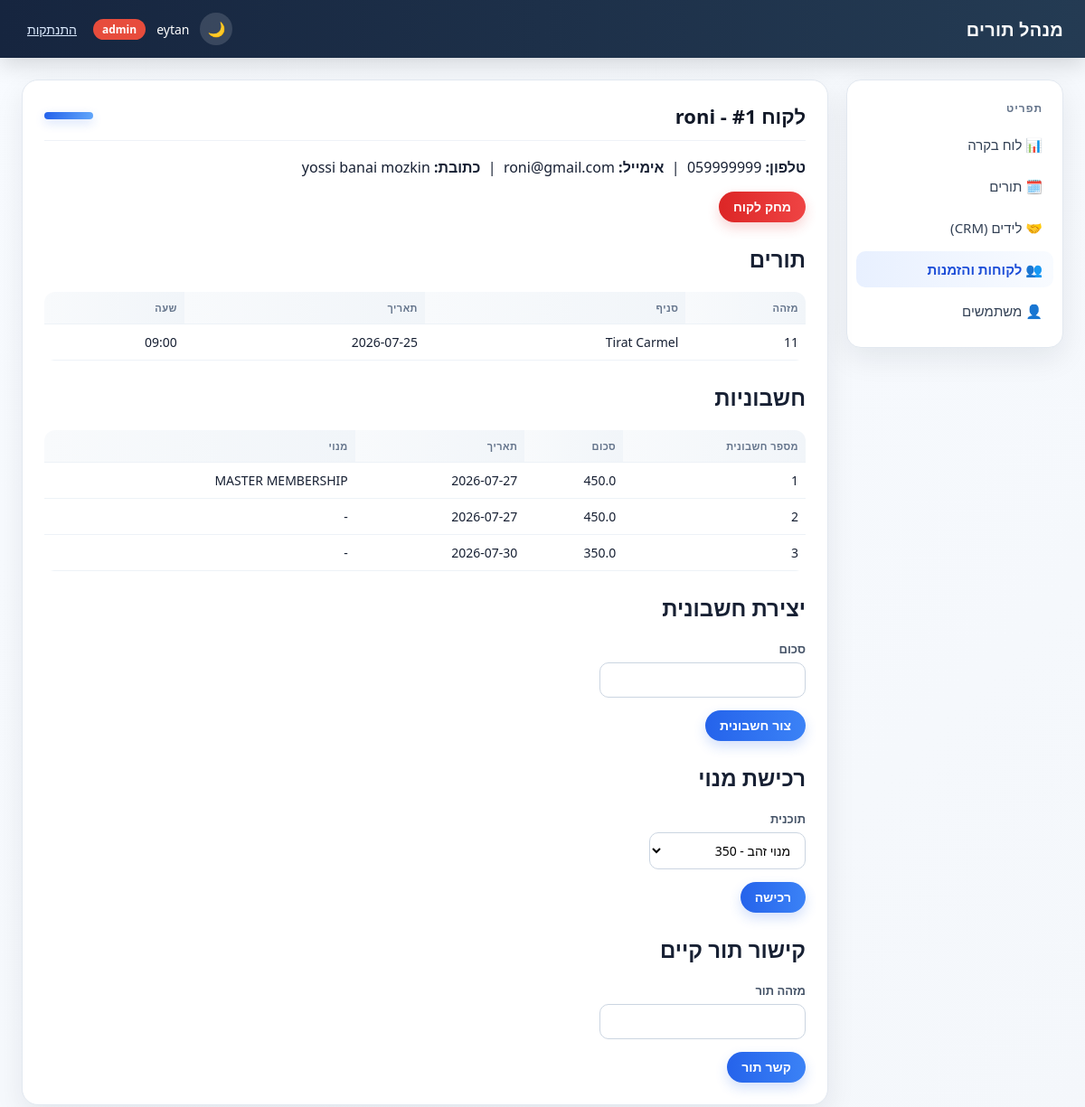
The page /customers/1 (signed in) on the database its author committed.
### tables this page shows
CREATE TABLE customers (
                id INTEGER PRIMARY KEY AUTOINCREMENT,
                name TEXT,
                phone TEXT,
                email TEXT,
                address TEXT
            );

CREATE TABLE appointments (
            id_client TEXT PRIMARY KEY,
            name_of_client TEXT,
            phone_client TEXT,
            name_of_store TEXT,
            appointment_date TEXT,
            appointment_time TEXT,
            created_datetime_stamp TEXT
        , customer_id INTEGER REFERENCES customers(id));

CREATE TABLE invoices (
                invoice_number INTEGER PRIMARY KEY AUTOINCREMENT,
                customer_id INTEGER REFERENCES customers(id),
                amount REAL,
                invoice_date TEXT
            , membership_type TEXT);

### blueprints/customers.py (the view)
@bp.route("/<int:customer_id>")
@login_required
def detail(customer_id):
    repos = get_repos()
    customer = repos.customers.get_by_id(customer_id)
    if customer is None:
        flash("Customer not found.", "error")
        return redirect(url_for("customers.list_customers"))
    appointments = to_records(repos.appointments.get_by_customer_id(customer_id))
    invoices = to_records(repos.invoices.get_by_customer(customer_id))
    return render_template(
        "customers/detail.html",
        customer=customer,
        appointments=appointments,
        invoices=invoices,
        membership_plans=MEMBERSHIP_PLANS,
    )

### app.py (called while the page is built)
@app.context_processor
def inject_template_globals():
    return {
        "csrf_token": generate_csrf_token(),
        "current_user": current_user(),
        "ROLE_ADMIN": roles.ADMIN,
        "ROLE_USER": roles.USER,
    }

### appointment_repository.py (called while the page is built)
    def get_by_customer_id(self, customer_id):
        return pd.read_sql_query(
            f"SELECT * FROM {TABLE_NAME} WHERE customer_id = ?",
            self.conn,
            params=(customer_id,),
        )

### auth.py (called while the page is built)
def generate_csrf_token():
    if "csrf_token" not in session:
        session["csrf_token"] = secrets.token_hex(16)
    return session["csrf_token"]

def validate_csrf():
    if request.method != "POST":
        return
    token = session.get("csrf_token")
    submitted = request.form.get("csrf_token", "")
    if not token or not secrets.compare_digest(token, submitted):
        abort(400)

def current_user():
    return session.get("user")

def login_required(view):
    @wraps(view)
    def wrapped(*args, **kwargs):
        if current_user() is None:
            return redirect(url_for("auth.login"))
        return view(*args, **kwargs)
    return wrapped

### customer_repository.py (called while the page is built)
    def get_by_id(self, customer_id):
        df = pd.read_sql_query(
            f"SELECT * FROM {TABLE_NAME} WHERE id = ?", self.conn, params=(customer_id,)
        )
        if df.empty:
            return None
        return df.iloc[0].to_dict()

### db_context.py (called while the page is built)
def get_conn():
    if "db_conn" not in g:
        g.db_conn = sqlite3.connect(DB_FILE, timeout=10)
    return g.db_conn

def get_repos():
    if "repos" not in g:
        conn = get_conn()
        appointments = AppointmentRepository(conn)
        g.repos = SimpleNamespace(
            appointments=appointments,
            availability=AvailabilityService(appointments),
            leads=LeadRepository(conn),
            lead_statuses=LeadStatusRepository(conn),
            customers=CustomerRepository(conn),
            invoices=InvoiceRepository(conn),
            users=UserRepository(conn),
            id_sequence=IdSequence(conn),
        )
    return g.repos

def init_app(app):
    @app.teardown_appcontext
    def close_conn(exception):
        conn = g.pop("db_conn", None)
        if conn is not None:
            conn.close()

### invoice_repository.py (called while the page is built)
    def get_by_customer(self, customer_id):
        return pd.read_sql_query(
            f"SELECT * FROM {TABLE_NAME} WHERE customer_id = ?",
            self.conn,
            params=(customer_id,),
        )

### view_utils.py (called while the page is built)
def to_records(df):
    return df.where(pd.notnull(df), None).to_dict("records")

### templates/customers/detail.html (shortened to what this page needs)
{% extends "base.html" %}
{% block page_heading %}לקוח #{{ customer.id }} - {{ customer.name }}{% endblock %}
{% block content %}
<p>
    <strong>טלפון:</strong> {{ customer.phone }} &nbsp;|&nbsp;
    <strong>אימייל:</strong> {{ customer.email }} &nbsp;|&nbsp;
    <strong>כתובת:</strong> {{ customer.address }}
</p>
{% if current_user.role == ROLE_ADMIN %}
<form method="post" action="{{ url_for('customers.delete', customer_id=customer.id) }}"
      onsubmit="return confirm('Delete this customer?');">
    <button type="submit" class="btn btn-danger">מחק לקוח</button>
</form>
{% endif %}
<div class="section">
    <h2>תורים</h2>
    {% if appointments %}
    <table>
        <thead>
            <tr><th>מזהה</th><th>סניף</th><th>תאריך</th><th>שעה</th></tr>
        </thead>
        <tbody>
            {% for a in appointments %}
            <tr>
                <td>{{ a.id_client }}</td>
                <td>{{ a.name_of_store }}</td>
                <td>{{ a.appointment_date or "-" }}</td>
                <td>{{ a.appointment_time or "-" }}</td>
            </tr>
            {% endfor %}
        </tbody>
    </table>
    {% else %}
    <p class="empty-state">אין תורים ללקוח זה.</p>
    {% endif %}
</div>
<div class="section">
    <h2>חשבוניות</h2>
    {% if invoices %}
    <table>
        <thead>
            <tr><th>מספר חשבונית</th><th>סכום</th><th>תאריך</th><th>מנוי</th></tr>
        </thead>
        <tbody>
            {% for inv in invoices %}
            <tr>
                <td>{{ inv.invoice_number }}</td>
                <td>{{ inv.amount }}</td>
                <td>{{ inv.invoice_date }}</td>
                <td>{{ inv.membership_type or "-" }}</td>
            </tr>
            {% endfor %}
        </tbody>
    </table>
    {% else %}
    <p class="empty-state">אין חשבוניות ללקוח זה.</p>
    {% endif %}
</div>
<div class="section">
    <h2>יצירת חשבונית</h2>
    <form method="post" action="{{ url_for('customers.create_invoice', customer_id=customer.id) }}" class="form-card">
        <div class="form-group">
            <label>סכום</label>
            <input type="number" step="0.01" name="amount" required>
        </div>
        <button type="submit" class="btn">צור חשבונית</button>
    </form>
</div>
<div class="section">
    <h2>רכישת מנוי</h2>
    <form method="post" action="{{ url_for('customers.purchase_membership', customer_id=customer.id) }}" class="form-card">
        <div class="form-group">
            <label>תוכנית</label>
            <select name="plan_name" required>
                {% for name, price in membership_plans %}
                <option value="{{ name }}">{{ name }} - {{ price }}</option>
                {% endfor %}
            </select>
        </div>
        <button type="submit" class="btn">רכישה</button>
    </form>
</div>
<div class="section">
    <h2>קישור תור קיים</h2>
    <form method="post" action="{{ url_for('customers.link_appointment', customer_id=customer.id) }}" class="form-card">
        <div class="form-group">
            <label>מזהה תור</label>
            <input type="text" name="id_client" required>
        </div>
        <button type="submit" class="btn">קשר תור</button>
    </form>
</div>
{% endblock %}

### static/style.css (style rules this page uses)
* { box-sizing: border-box; }
:root { --bg: #f4f7fb; --surface: #ffffff; --surface-2: #f8fafc; --text: #172033; --muted: #64748b; --border: #e2e8f0; --primary: #2563eb; --primary-dark: #1d4ed8; --danger: #dc2626; --danger-dark: #b91c1c; --shadow: 0 12px 32px rgba(15, 23, 42, 0.08); }
body { margin: 0; font-family: "Segoe UI", Tahoma, Arial, sans-serif; background: linear-gradient(135deg, #f8fbff 0%, var(--bg) 100%); color: var(--text); direction: rtl; text-align: right; }
table { width: 100%; border-collapse: collapse; font-size: 14px; overflow: hidden; border-radius: 12px; }
th, td { text-align: right; padding: 10px 8px; border-bottom: 1px solid #edf2f7; white-space: nowrap; vertical-align: top; }
th { background: linear-gradient(90deg, #f8fafc 0%, #f1f5f9 100%); color: #64748b; font-weight: 700; font-size: 11px; text-transform: uppercase; letter-spacing: 0.04em; }
.btn { display: inline-block; padding: 9px 16px; border-radius: 999px; border: none; background: linear-gradient(90deg, var(--primary) 0%, #3b82f6 100%); color: #fff; text-decoration: none; font-size: 14px; font-weight: 600; cursor: pointer; box-shadow: 0 6px 14px rgba(37, 99, 235, 0.2); transition: transform 0.15s ease, box-shadow 0.15s ease; }
.btn-danger { background: linear-gradient(90deg, var(--danger) 0%, #ef4444 100%); box-shadow: 0 6px 14px rgba(220, 38, 38, 0.2); }
input[type=text], input[type=password], input[type=email], input[type=number], input[type=date], input[type=time], select, textarea { padding: 9px 12px; border: 1px solid #cbd5e1; border-radius: 10px; font-size: 14px; font-family: inherit; background: #fff; transition: border-color 0.2s ease, box-shadow 0.2s ease; }
label { display: block; margin-bottom: 6px; font-size: 13px; color: #475569; font-weight: 700; }
.form-group { margin-bottom: 14px; max-width: 360px; }
.form-group label { text-align: right; }
.form-card { max-width: 480px; }
.section { margin-top: 24px; }

### rows shown on the page
customers: id "1", name "roni", address "yossi banai mozkin"
appointments: id_client "11", name_of_store "Tirat Carmel", appointment_date "2026-07-25", appointment_time "09:00"
invoices: invoice_number "1", amount "450.0", invoice_date "2026-07-27", membership_type "MASTER MEMBERSHIP"
invoices: invoice_number "2", amount "450.0", invoice_date "2026-07-27", membership_type "-"
invoices: invoice_number "3", amount "350.0", invoice_date "2026-07-30", membership_type "-"

### other values the page prints
{{ current_user.username }} "eytan"
{{ current_user.role }} "admin"
form field plan_name "מנוי זהב - 350"
